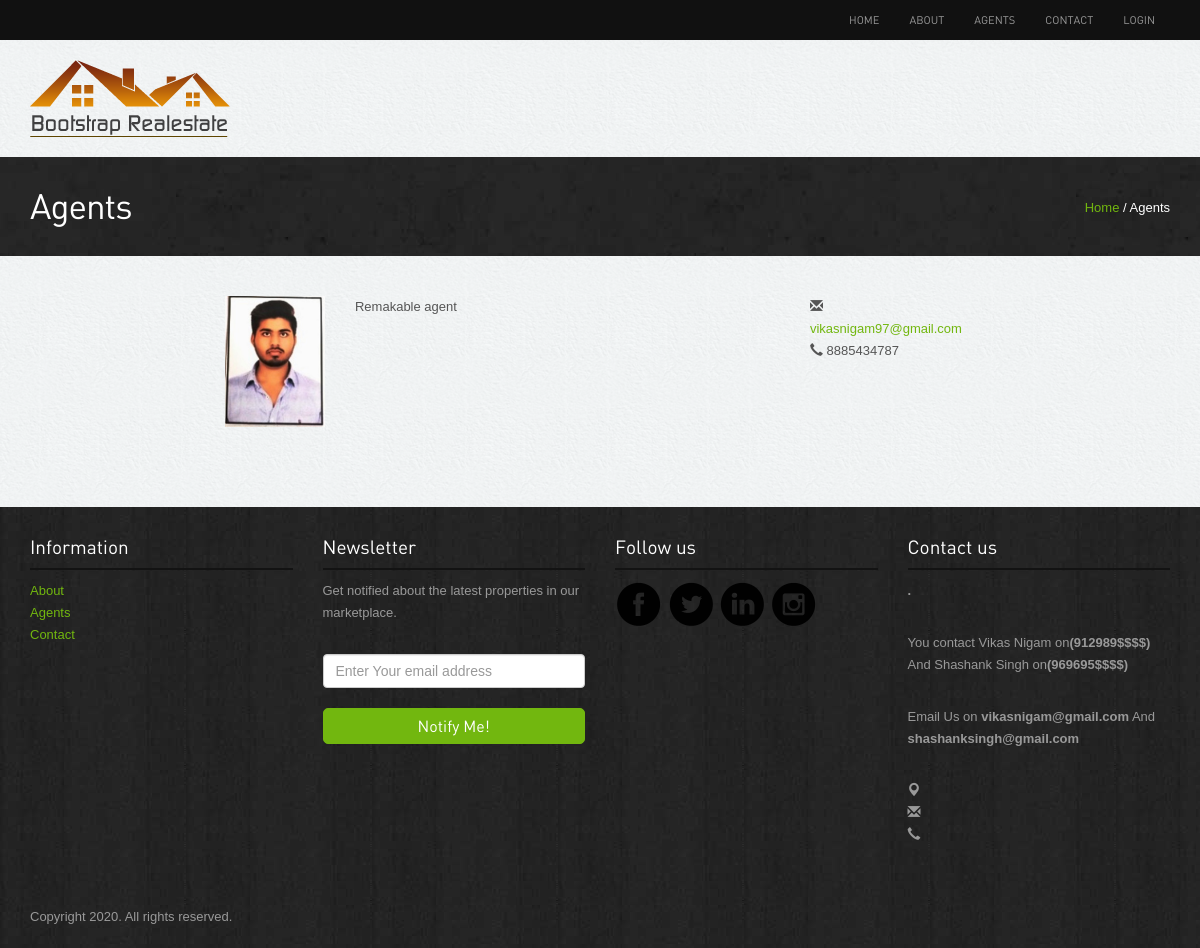
Page /Agent/index.html/ on the committed database.
### Agent/models.py (models this page shows, shortened)
class Agent(models.Model) :
    telephone = models.IntegerField(verbose_name='Phone Number')
    address = models.CharField(verbose_name='Physical Address', max_length=200, null=True)
    description = models.TextField(verbose_name='Description')
    picture = models.ImageField(verbose_name='Picture', upload_to="agent")
    date_added = models.DateField(default=timezone.now)
    user = models.OneToOneField(User, on_delete=models.CASCADE)

### Agent/views.py (the view)
# urls.py: path('index.html/', views.AgentListView.as_view(), name='list'),
class AgentListView(ListView):
    model = Agent

### templates/agent/agent_list.html (shortened to what this page needs)
{% extends 'base.html' %}
{% load static %}
{% block content %}
<div class="inside-banner">
  <div class="container">
    <span class="pull-right"><a href="#">Home</a> / Agents</span>
    <h2>Agents</h2>
</div>
</div>
<div class="container">
<div class="spacer agents">
<div class="row">
  <div class="col-lg-8  col-lg-offset-2 col-sm-12">
      {% for agent in agent_list %}
          <div class="row">
            <div class="col-lg-2 col-sm-2 "><a href="#"><img src="{{ MEDIA_URL }}{{ agent.picture }}" class="img-responsive" alt="{{ agent.user.get_full_name }}"></a></div>
            <div class="col-lg-7 col-sm-7 ">
                <p>{{ agent.description }}</p>
            </div>
            <div class="col-lg-3 col-sm-3 "><span class="glyphicon glyphicon-envelope"></span> <a href="mailto:{{ agent.user.email }}">{{ agent.user.email }}</a><br>
            <span class="glyphicon glyphicon-earphone"></span> {{ agent.telephone }}</div>
        </div>
      {% endfor %}
  </div>
</div>
</div>
</div>
{% endblock %}

### static/assets/style.css (style rules this page uses)
body { color:#555; font:normal 13px/22px Arial; background:url(../images/bgmain.png) #eee; }
h1,h2,h3,h4,h5 { font-weight:normal; font-family: din;margin: 0;padding: 0;color: #000 }
h2 { font-size: 35px; letter-spacing: -1px;margin-bottom: 20px; }
p { margin-bottom: 30px; }
a { color:#72b70f; text-decoration:none;outline: none; }
.spacer { margin-top: 40px;margin-bottom:40px; }
.inside-banner { background:url(../images/bginside.jpg) #222;color: #fff; padding: 30px 0; }
.inside-banner h2 { margin: 0; color: #fff; }
.inside-banner span { margin-top: 10px; }
.agents .row { margin-bottom:40px; }

### rows in the picture
Agent: picture (picture), description "Remakable agent", user.email "vikasnigam97@gmail.com", telephone "8885434787"
